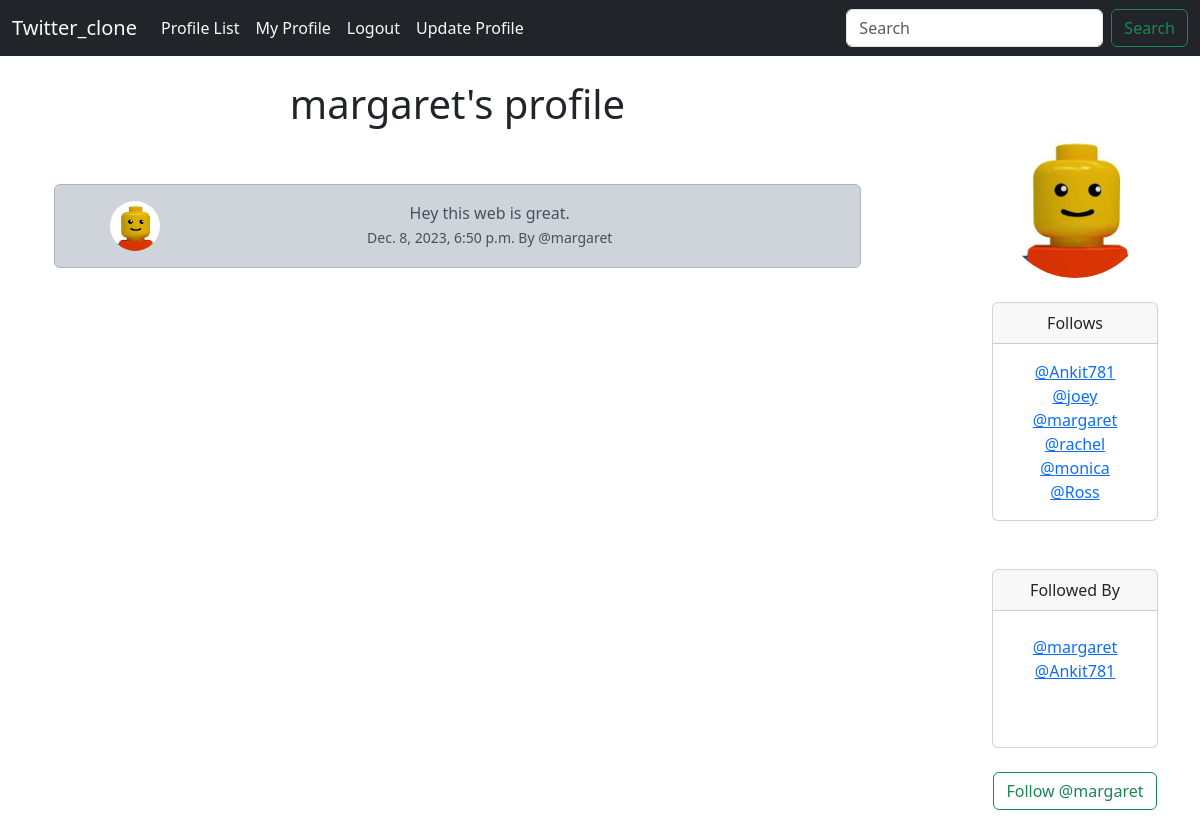
/profile/5 (signed in), run on the app's committed database.
### Twitter_app/models.py (models this page shows, shortened)
class Profile(models.Model):
    user = models.OneToOneField(User, on_delete=models.CASCADE)
    follows = models.ManyToManyField('self', related_name='followed_by', symmetrical=False,blank = True)
    date_modified = models.DateTimeField(User, auto_now= True)
    profile_img = models.ImageField(null = True, blank = True, upload_to= "static/img/")
    def __str__(self):
        return self.user.username

class tweet(models.Model):
    user = models.ForeignKey(
        User, related_name="tweets",
        on_delete= models.DO_NOTHING
    )
    body = models.CharField(max_length= 200)
    created_at = models.DateTimeField(auto_now_add=True)

### Twitter_app/views.py (the view, shortened to what this page needs)
# urls.py: path('profile/<int:pk>', views.profile, name= "profile"),
def profile(request, pk):
    if request.user.is_authenticated:
        profile = Profile.objects.get(user_id = pk)
        my_tweets = tweet.objects.filter(user_id = pk).order_by("-created_at")
        return render(request, 'profile_page.html', {'profile': profile, 'my_tweets': my_tweets})
    else:
        messages.success(request, "You must be login to view this page")
        return redirect('index')

### templates/profile_page.html (shortened to what this page needs)
{%  extends "base.html" %}
{% load static%}
{%block content %}
{% if profile%}
 <div class="container text-center">
    <div class="row">
        <div class="col-9">
            <h1> {{ profile.user.username}}'s profile </h1>
            <div class="container">
              {% if my_tweets %}
              <br/>  <br/>
              {% for my_tweet in my_tweets %}
              <div class="alert alert-dark" role="alert">
                  <div class="container">
                    <div class="row">
                      <div class="col-2">
                        {% if profile.profile_img %}
                        <img src="{{profile.profile_img.url}}" class="img-fluid rounded-circle " style="height:50px;width:50px;" alt="profile.user.username">
                        {%else%}
                        <img src="{% static 'img/pngtree-default-male-avatar-png-image_2811083.jpg' %}" class="img-fluid rounded-start" alt="...">
                        {%endif%}
                      </div>
                        <div class="col-9">
                          {{my_tweet.body}} <br/>
                          <small class="">
                              {{my_tweet.created_at}} By
                              @{{my_tweet.user}}
                          </small>
                        </div>
                    </div>
                  </div>
              </div>
              {%endfor%}
              {% endif %}
            </div>
        </div>
        <div class= "col-1"></div>
        <div class="col-2">
          <br> <br>
          {% if profile.profile_img%}
          <img src=" {{profile.profile_img.url}}" alt="Profile pic" class="rounded-circle" style="height:150px;width:150px;"/>
          {%endif%}
          <br/><br/>
            <div class="card">
                <div class="card-header">
                  Follows
                </div>
                <div class="card-body">
                  <p class="card-text">
                    {% for following in profile.follows.all %}
                    <a href="{% url 'profile' following.user.id %}">@{{ following }}</a>
                    <br/>
                    {% endfor %}
                  </p>
                </div>
            </div>
<br><br>
            <div class="card">
                <div class="card-header">
                    Followed By
                </div>
                <div class="card-body">
                  <p class="card-text">
                    {% for following in profile.followed_by.all %}
                    <a href="{% url 'profile' following.user.id %}">@{{ following }}</a>
                    <br/>
                    {% endfor%}
                    <br/><br/>
                  </p>
                </div>
              </div>
              <form method="POST">
                <br>
                {% if profile in user.profile.follows.all %}
                  <button class="btn btn-outline-danger" name="follow" value="unfollow" type="submit">Unfollow @{{ profile.user.username | lower}} </button>
                  <br>
                {% else %}
                  <button class="btn btn-outline-success" name="follow" value="follow" type="submit">Follow @{{ profile.user.username | lower}} </button>
                {% endif %}
                </form>
                <br/>
        </div>
    </div>
</div>
{%endif%}
{% endblock %}

### data on the page
Profile: user.username "margaret", profile_img (picture)
tweet: profile_img (picture), body "Hey this web is great.", created_at "Dec. 8, 2023, 6:50 p.m.", user "margaret"
Profile: user.username "Ankit781"
Profile: user.username "joey"
Profile: user.username "rachel"
Profile: user.username "monica"
Profile: user.username "Ross"
